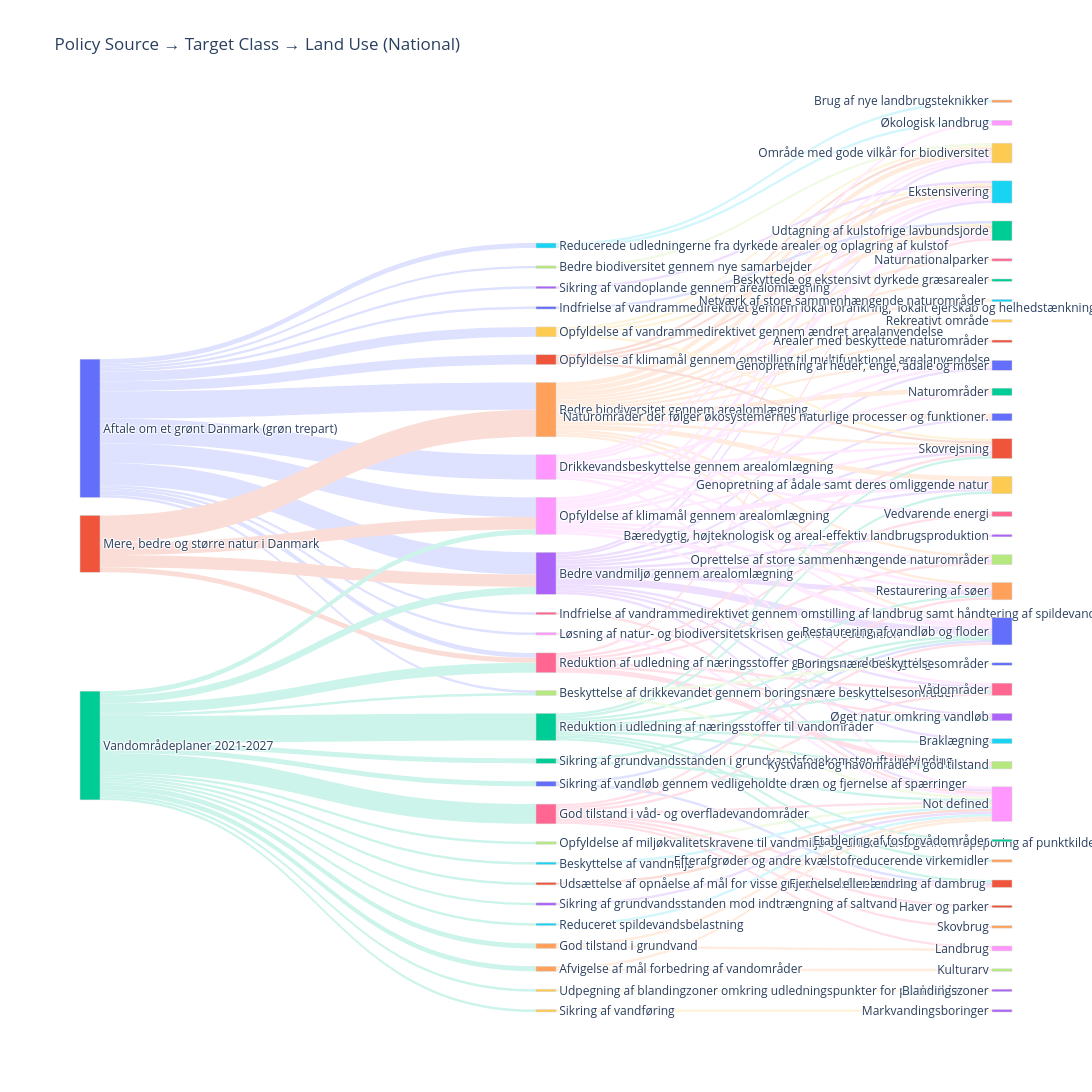

Notebook cell for this chart:
### Code cell
# Brug Plotlys palette
node_colors = plotly.colors.qualitative.Plotly

# Tildel farver til unikke labels (noder)
color_map = {label: node_colors[i % len(node_colors)] for i, label in enumerate(unique_labels)}

# Liste med farver i samme rækkefølge som unique_labels
node_colors_list = [color_map[label] for label in unique_labels]


# Funktion til at lysne farver (uden brug af gennemsigtighed)
def lighten(hex_color, factor=0.5):
    from plotly.colors import hex_to_rgb
    r, g, b = hex_to_rgb(hex_color)
    r = int(r + (255 - r) * factor)
    g = int(g + (255 - g) * factor)
    b = int(b + (255 - b) * factor)
    return f'rgb({r},{g},{b})'

# Lysnet farve til hver link ud fra source-node
link_colors = [lighten(node_colors_list[src], factor=0.8) for src in all_links['source']]



# Trin 3: Sankey-diagram
fig = go.Figure(data=[go.Sankey(
    arrangement='snap',
    node=dict(
        pad=90,
        thickness=20,
        line=dict(color="lightgray", width=0.5),
        label=list(unique_labels),
        color=node_colors_list
    ),
    link=dict(
        source=all_links['source'],
        target=all_links['target'],
        value=all_links['value'],
        color=link_colors
    )
)])
fig.update_layout(title_text="Policy Source → Target Class → Land Use (National)", font_size=12, height=2000, width=3000)
fig.show()

### Figure 1 — Plotly figure (JSON) as saved in the notebook; plotly's stock layout.template omitted (floating-point values rounded to 4 significant figures; data arrays with more than 128 entries replaced by an {"elided": "..."} marker saying what was removed)
{"data": [{"arrangement": "snap", "link": {"color": {"elided": "144 str values"}, "source": {"elided": "144 int values"}, "target": {"elided": "144 int values"}, "value": {"elided": "144 int values"}}, "node": {"color": ["#636EFA", "#EF553B", "#00CC96", "#AB63FA", "#FFA15A", "#19D3F3", "#FF6692", "#B6E880", "#FF97FF", "#FECB52", "#636EFA", "#EF553B", "#00CC96", "#AB63FA", "#FFA15A", "#19D3F3", "#FF6692", "#B6E880", "#FF97FF", "#FECB52", "#636EFA", "#EF553B", "#00CC96", "#AB63FA", "#FFA15A", "#19D3F3", "#FF6692", "#B6E880", "#FF97FF", "#FECB52", "#636EFA", "#EF553B", "#00CC96", "#AB63FA", "#FFA15A", "#19D3F3", "#FF6692", "#B6E880", "#FF97FF", "#FECB52", "#636EFA", "#EF553B", "#00CC96", "#AB63FA", "#FFA15A", "#19D3F3", "#FF6692", "#B6E880", "#FF97FF", "#FECB52", "#636EFA", "#EF553B", "#00CC96", "#AB63FA", "#FFA15A", "#19D3F3", "#FF6692", "#B6E880", "#FF97FF", "#FECB52", "#636EFA", "#EF553B", "#00CC96", "#AB63FA", "#FFA15A"], "label": ["Aftale om et grønt Danmark (grøn trepart)", "Mere, bedre og større natur i Danmark", "Vandområdeplaner 2021-2027", "Bedre vandmiljø gennem arealomlægning", "Bedre biodiversitet gennem arealomlægning", "Reducerede udledningerne fra dyrkede arealer og oplagring af kulstof", "Reduktion af udledning af næringsstoffer gennem arealomlægning", "Opfyldelse af miljøkvalitetskravene til vandmiljø og drikke vand gennem opsporing af punktkilder", "Opfyldelse af klimamål gennem arealomlægning", "Opfyldelse af vandrammedirektivet gennem ændret arealanvendelse", "Sikring af vandløb gennem vedligeholdte dræn og fjernelse af spærringer", "Opfyldelse af klimamål gennem omstilling til multifunktionel arealanvendelse", "Reduktion i udledning af næringsstoffer til vandområder", "Sikring af vandoplande gennem arealomlægning", "God tilstand i grundvand", "Beskyttelse af vandmiljø", "God tilstand i våd- og overfladevandområder", "Bedre biodiversitet gennem nye samarbejder", "Drikkevandsbeskyttelse gennem arealomlægning", "Udpegning af blandingzoner omkring udledningspunkter for punktkilder", "Indfrielse af vandrammedirektivet gennem lokal forankring,  lokalt ejerskab og helhedstænkning", "Udsættelse af opnåelse af mål for visse grundvandsforekomster", "Sikring af grundvandsstanden i grundvandsforekomsten ift. indvinding", "Sikring af grundvandsstanden mod indtrængning af saltvand", "Afvigelse af mål forbedring af vandområder", "Reduceret spildevandsbelastning", "Indfrielse af vandrammedirektivet gennem omstilling af landbrug samt håndtering af spildevand", "Beskyttelse af drikkevandet gennem boringsnære beskyttelsesområder", "Løsning af natur- og biodiversitetskrisen gennem redefinition", "Sikring af vandføring", "Restaurering af vandløb og floder", "Skovrejsning", "Naturområder", " Bæredygtig, højteknologisk og areal-effektiv landbrugsproduktion", "Brug af nye landbrugsteknikker", "Ekstensivering", "Naturnationalparker", "Kystvande og havområder i god tilstand", "Not defined", "Genopretning af ådale samt deres omliggende natur", "Genopretning af heder, enge, ådale og moser", "Fjernelse eller ændring af dambrug ", "Udtagning af kulstofrige lavbundsjorde", "Øget natur omkring vandløb", "Restaurering af søer", "Braklægning", "Vådområder", "Oprettelse af store sammenhængende naturområder", "Landbrug", "Område med gode vilkår for biodiversitet", "Naturområder der følger økosystemernes naturlige processer og funktioner.", "Haver og parker", "Beskyttede og ekstensivt dyrkede græsarealer", "Blandingszoner", "Skovbrug", "Netværk af store sammenhængende naturområder ", "Vedvarende energi", "Kulturarv", "Økologisk landbrug", "Rekreativt område", "Boringsnære beskyttelsesområder", "Arealer med beskyttede naturområder", "Etablering af fosforvådområder", "Markvandingsboringer", "Efterafgrøder og andre kvælstofreducerende virkemidler"], "line": {"color": "lightgray", "width": 0.5}, "pad": 90, "thickness": 20}, "type": "sankey"}], "layout": {"font": {"size": 12}, "height": 2000, "title": {"text": "Policy Source → Target Class → Land Use (National)"}, "width": 3000}}
